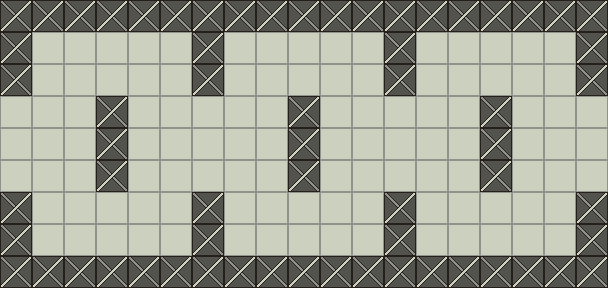

Below is a game level as drawn by its tile map, then a one-line description and the .tmx file that defines it, in full:
An orthogonal 19x9 tile map with 32x32 px tiles, 1 tile layer (Tile Layer).

<map version="1.0" orientation="orthogonal" renderorder="right-down" width="19" height="9" tilewidth="32" tileheight="32" infinite="0" backgroundcolor="#8f9389" nextlayerid="3" nextobjectid="512">
<tileset firstgid="1" name="tileset" tilewidth="32" tileheight="32" tilecount="1024" columns="5">
<image source="../tileset.png" width="160" height="160" />
</tileset>
<layer id="1" name="Tile Layer" width="19" height="9">
<data encoding="csv">
2,2,2,2,2,2,2,2,2,2,2,2,2,2,2,2,2,2,2,
2,1,1,1,1,1,2,1,1,1,1,1,2,1,1,1,1,1,2,
2,1,1,1,1,1,2,1,1,1,1,1,2,1,1,1,1,1,2,
1,1,1,2,1,1,1,1,1,2,1,1,1,1,1,2,1,1,1,
1,1,1,2,1,1,1,1,1,2,1,1,1,1,1,2,1,1,1,
1,1,1,2,1,1,1,1,1,2,1,1,1,1,1,2,1,1,1,
2,1,1,1,1,1,2,1,1,1,1,1,2,1,1,1,1,1,2,
2,1,1,1,1,1,2,1,1,1,1,1,2,1,1,1,1,1,2,
2,2,2,2,2,2,2,2,2,2,2,2,2,2,2,2,2,2,2
</data>
</layer>
<objectgroup id="2" name="Object Layer">
</objectgroup>
</map>
